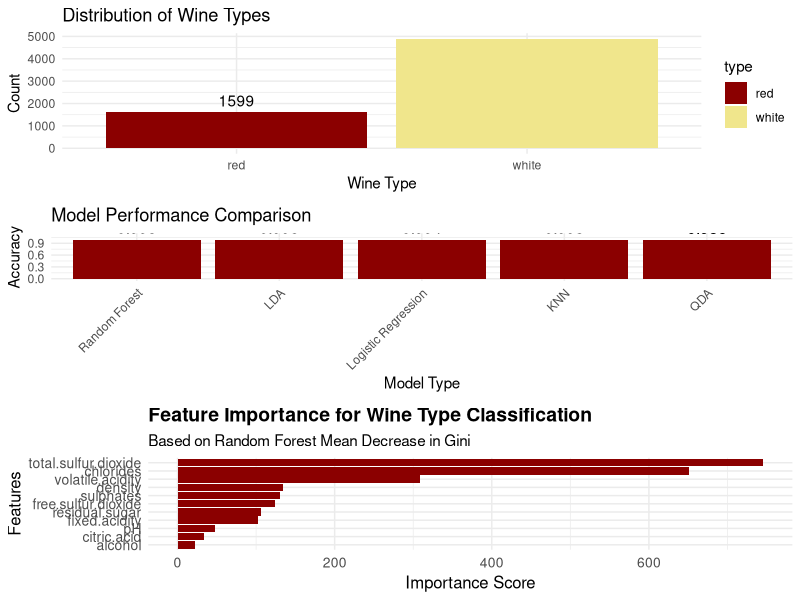

The R script that drew this image:
# Load required libraries
library(tidyverse)    
library(caret)        
library(MASS)         
library(class)        
library(randomForest) 
library(gridExtra)    

# Read the wine data
wine_data <- read.csv("winequality.csv", stringsAsFactors = TRUE)  # Added stringsAsFactors

# Convert type to factor explicitly
wine_data$type <- factor(wine_data$type)

# Fix column names - remove any spaces and special characters
names(wine_data) <- make.names(names(wine_data))

# Data composition visualization
wine_distribution <- ggplot(wine_data, aes(x = type)) +
  geom_bar(aes(fill = type)) +
  geom_text(stat = 'count', aes(label = after_stat(count)), vjust = -0.5) +  # Fixed deprecated ..count..
  theme_minimal() +
  labs(title = "Distribution of Wine Types",
       x = "Wine Type",
       y = "Count") +
  scale_fill_manual(values = c("red" = "#8B0000", "white" = "#F0E68C"))

# Perform cross-validation with error handling
perform_cv <- function(data, model_type, k = 5) {
  set.seed(123)
  
  # Create folds
  folds <- createFolds(data$type, k = k, list = TRUE)
  accuracies <- numeric(k)
  
  for(i in 1:k) {
    # Split data
    test_indices <- folds[[i]]
    train_data <- data[-test_indices, ]
    test_data <- data[test_indices, ]
    
    # Select features (excluding type and quality)
    features <- names(data)[!names(data) %in% c("type", "quality")]
    
    tryCatch({
      if(model_type == "logistic") {
        model <- glm(type ~ ., data = train_data[, c("type", features)], 
                     family = "binomial")
        pred_prob <- predict(model, test_data, type = "response")
        pred <- factor(ifelse(pred_prob > 0.5, "white", "red"), levels = levels(data$type))
        
      } else if(model_type == "lda") {
        model <- lda(type ~ ., data = train_data[, c("type", features)])
        pred <- predict(model, test_data)$class
        
      } else if(model_type == "qda") {
        model <- qda(type ~ ., data = train_data[, c("type", features)])
        pred <- predict(model, test_data)$class
        
      } else if(model_type == "knn") {
        train_scaled <- scale(train_data[, features])
        test_scaled <- scale(test_data[, features])
        # Add center and scale attributes to test data
        attributes(test_scaled)$`scaled:center` <- attributes(train_scaled)$`scaled:center`
        attributes(test_scaled)$`scaled:scale` <- attributes(train_scaled)$`scaled:scale`
        pred <- knn(train_scaled, test_scaled, train_data$type, k = 5)
        
      } else if(model_type == "rf") {
        model <- randomForest(type ~ ., data = train_data[, c("type", features)],
                              ntree = 500)
        pred <- predict(model, test_data)
      }
      
      accuracies[i] <- mean(pred == test_data$type)
    }, error = function(e) {
      warning(paste("Error in fold", i, "for model", model_type, ":", e$message))
      accuracies[i] <- NA
    })
  }
  
  return(mean(accuracies, na.rm = TRUE))
}

# Run all models
models <- c("logistic", "lda", "qda", "knn", "rf")
results <- sapply(models, function(m) perform_cv(wine_data, m))

# Create results dataframe
results_df <- data.frame(
  Model = c("Logistic Regression", "LDA", "QDA", "KNN", "Random Forest"),
  Accuracy = results
)

# Plot model comparison with accuracy values
model_comparison <- ggplot(results_df, aes(x = reorder(Model, -Accuracy), y = Accuracy)) +
  geom_bar(stat = "identity", fill = "#8B0000") +
  geom_text(aes(label = sprintf("%.3f", Accuracy)), 
            vjust = -0.5,  # Position above the bars
            color = "black",
            size = 4) +  # Text size
  theme_minimal() +
  theme(axis.text.x = element_text(angle = 45, hjust = 1)) +
  labs(title = "Model Performance Comparison",
       x = "Model Type",
       y = "Accuracy") +
  scale_y_continuous(limits = c(0, 1.1))  # Extend y-axis to make room for labels

# Feature importance using Random Forest
set.seed(123)
rf_model <- randomForest(type ~ ., 
                         data = wine_data[, !names(wine_data) %in% c("quality")],
                         ntree = 500,
                         importance = TRUE)

# Create importance dataframe
importance_df <- data.frame(
  Feature = rownames(importance(rf_model)),
  Importance = importance(rf_model)[, "MeanDecreaseGini"]
)

# Plot feature importance
feature_importance <- ggplot(importance_df, aes(x = reorder(Feature, Importance), y = Importance)) +
  geom_bar(stat = "identity", fill = "#8B0000") +
  coord_flip() +
  theme_minimal() +
  labs(title = "Feature Importance for Wine Type Classification",
       subtitle = "Based on Random Forest Mean Decrease in Gini",
       x = "Features",
       y = "Importance Score") +
  theme(
    plot.title = element_text(size = 14, face = "bold"),
    axis.text = element_text(size = 10),
    axis.title = element_text(size = 12)
  )

# Display all plots
grid.arrange(wine_distribution, model_comparison, feature_importance, ncol = 1)

# Print detailed results
cat("\nClassification Results:\n")
print(results_df[order(-results_df$Accuracy), ])

cat("\nFeature Importance Scores:\n")
print(importance_df[order(-importance_df$Importance), ])